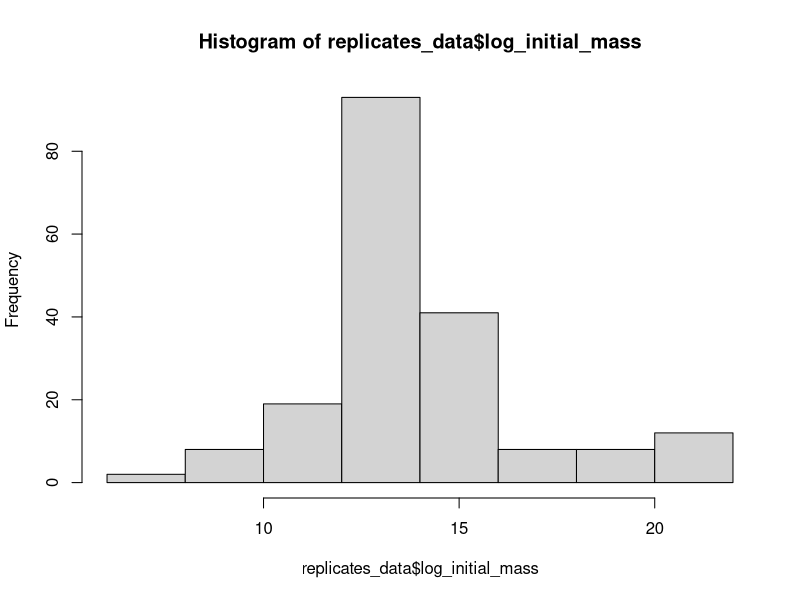
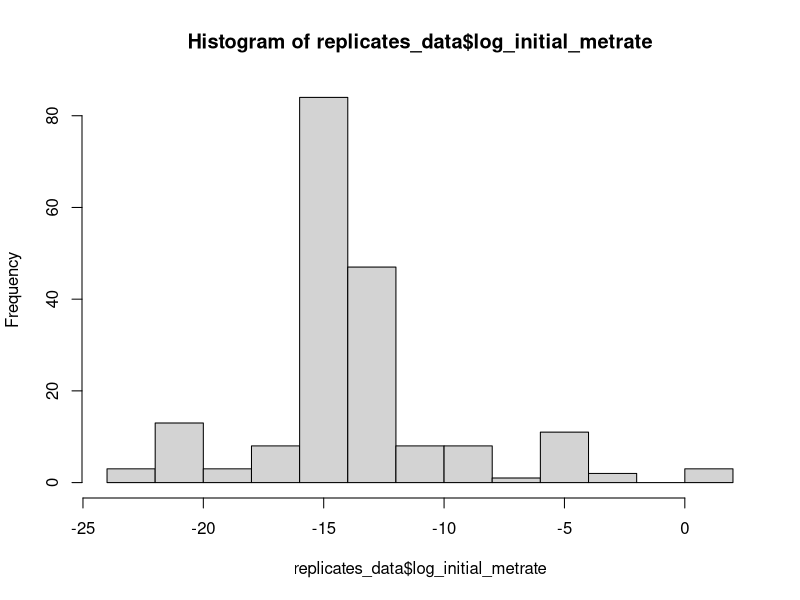
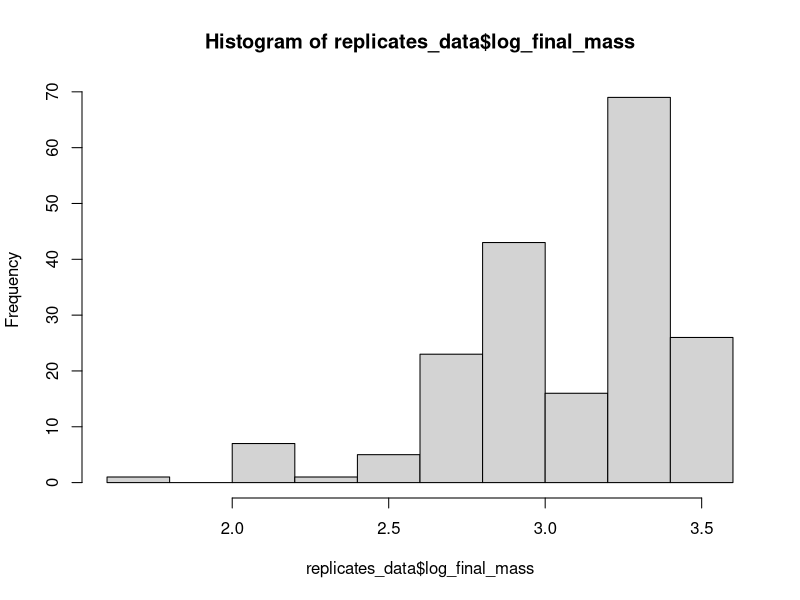
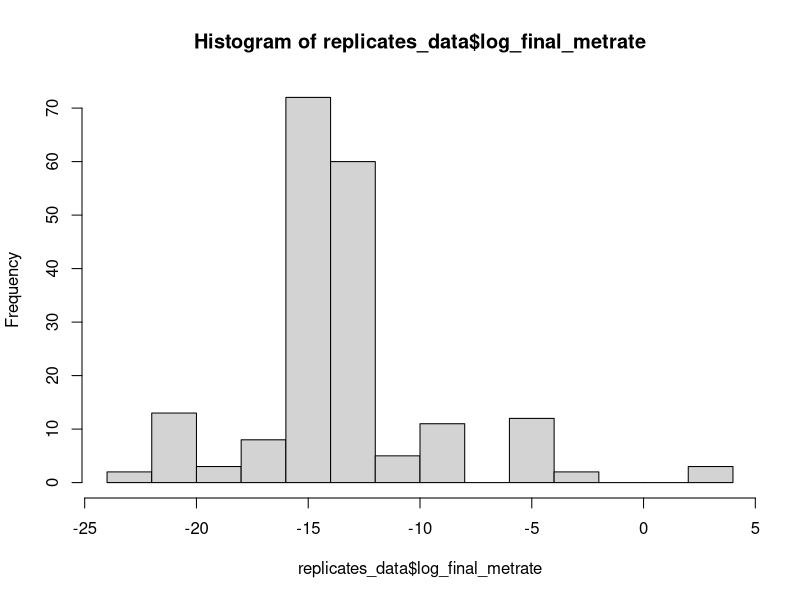
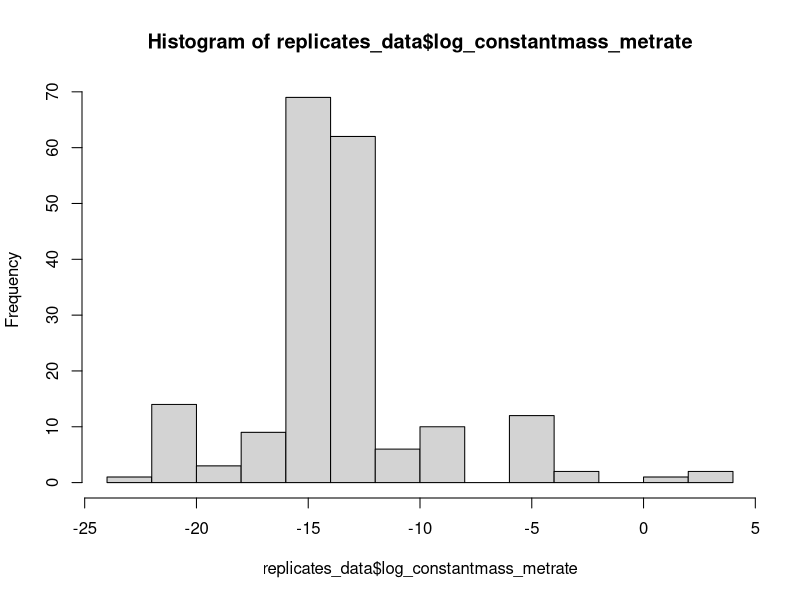
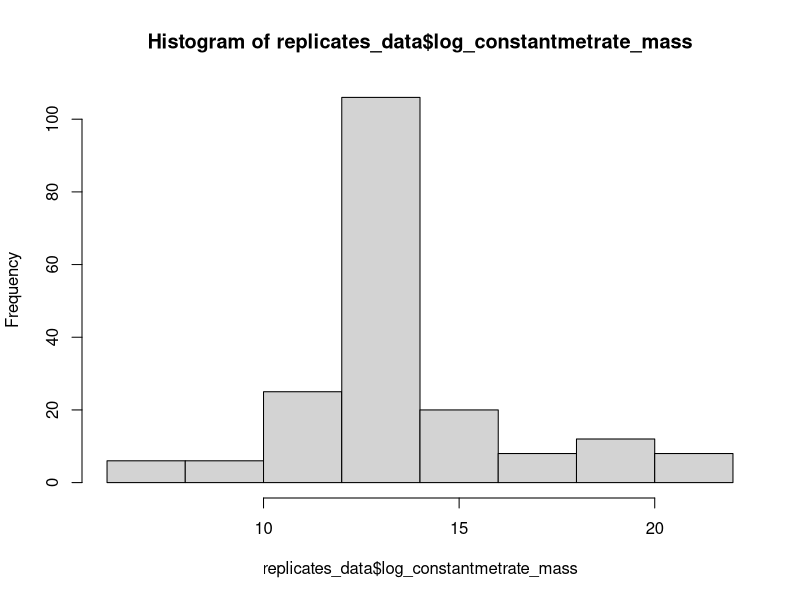
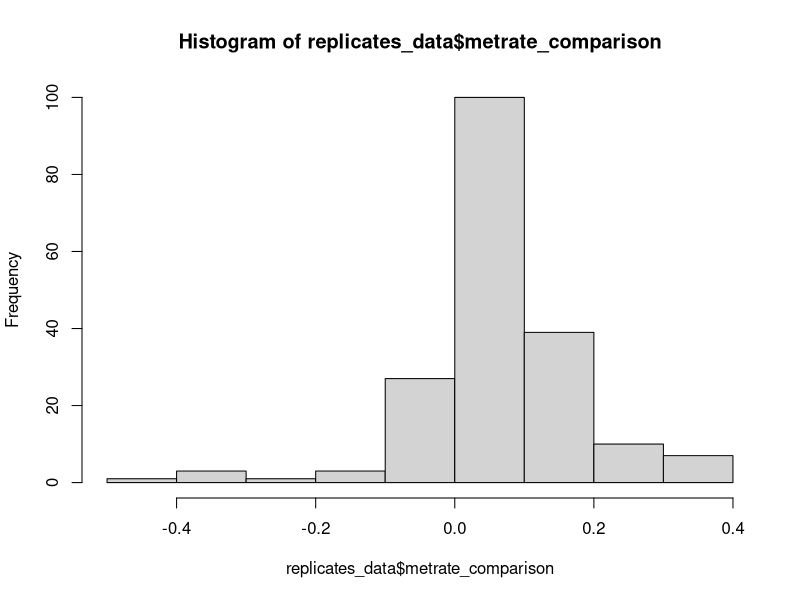
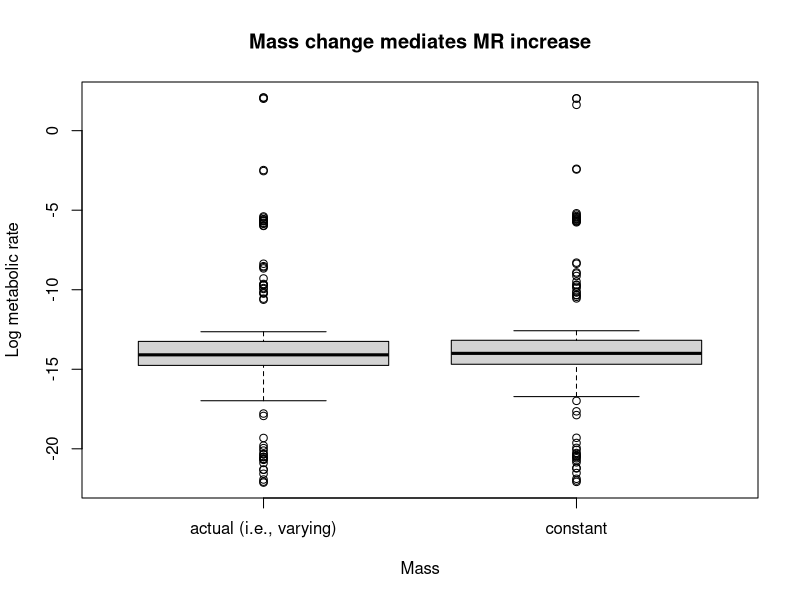

The R source for these figures, in order:
# Read in clean data
# TODO: change dataset name to something less stupid and long
replicates_data = read.csv("clean_data_MTEecto.csv")

# Look at distributions of all mass and metabolic rate values



#-----------------------TRANSFORM MASS & MR VALUES-----------------------------

# Log transform all metabolic rate & mass values
replicates_data$log_initial_mass = log(replicates_data$initial_mass)
replicates_data$log_initial_metrate = log(replicates_data$initial_metrate)
replicates_data$log_final_mass = log(replicates_data$final_temp)
replicates_data$log_final_metrate = log(replicates_data$final_metrate)
replicates_data$log_constantmass_metrate = log(replicates_data$constantmass_metrate)
replicates_data$log_constantmetrate_mass = log(replicates_data$constantmetrate_mass)

# Histograms of transformed values
hist(replicates_data$log_initial_mass)
hist(replicates_data$log_initial_metrate)
hist(replicates_data$log_final_mass)
hist(replicates_data$log_final_metrate)
hist(replicates_data$log_constantmass_metrate)
hist(replicates_data$log_constantmetrate_mass)

# Comparison of final and constant mass transformed metabolic rates
replicates_data$metrate_comparison = replicates_data$log_constantmass_metrate - replicates_data$log_final_metrate
mean(replicates_data$metrate_comparison)
hist(replicates_data$metrate_comparison)
t.test(replicates_data$log_final_metrate, replicates_data$log_constantmass_metrate, paired = TRUE)
boxplot(replicates_data$log_final_metrate, replicates_data$log_constantmass_metrate, main = "Mass change mediates MR increase", xlab = "Mass", ylab = "Log metabolic rate", names = c("actual (i.e., varying)", "constant"))

# Comparison of final and constant MR transformed masses
replicates_data$mass_comparison = replicates_data$log_constantmetrate_mass - replicates_data$log_final_mass
mean(replicates_data$mass_comparison)
hist(replicates_data$mass_comparison)
t.test(replicates_data$log_final_mass, replicates_data$log_constantmetrate_mass, paired = TRUE)
boxplot(replicates_data$log_final_mass, replicates_data$log_constantmetrate_mass, main = "Required mass change to maintain MR", xlab = "Metabolic rate", ylab = "Log mass", names = c("actual", "constant (i.e., compensation mass)"))

#-------------------PERCENT DIFFERENCES OF MASS & MR VALUES--------------------

# Percent differences for metabolic rates
# 1: initial to final (empirical), expect increase
# 2: initial to constant mass (theoretical), expect increase
# 3: final to constant mass, expect increase
replicates_data$PD_1 = ((replicates_data$final_metrate / replicates_data$initial_metrate) - 1) * 100
replicates_data$PD_2 = ((replicates_data$constantmass_metrate / replicates_data$initial_metrate) - 1) * 100
replicates_data$PD_3 = ((replicates_data$constantmass_metrate / replicates_data$final_metrate) - 1) * 100

# Percent differences for masses
# 4: initial to final (empirical), expect decrease
# 5: initial to constant metabolic rate (theoretical), expect decrease
# 6: final to constant metabolic rate, expect decrease
replicates_data$PD_4 = ((replicates_data$final_mass / replicates_data$initial_mass) - 1) * 100
replicates_data$PD_5 = ((replicates_data$constantmetrate_mass / replicates_data$initial_mass) - 1) * 100
replicates_data$PD_6 = ((replicates_data$constantmetrate_mass / replicates_data$final_mass) - 1) * 100

# Metabolic rate PD comparison for each observationn
barplot(replicates_data$PD_1, col = "green", ylab = "MR change from initial")
barplot(replicates_data$PD_2, col = rgb(0, 0, 0, alpha = 0.3), add = TRUE)
legend("topright", c("Actual", "Constant mass"), fill = c("green", "white"))

# Metabolic rate PD comparison for actual and constant mass conditions
boxplot(replicates_data$PD_1, replicates_data$PD_2, main = "Mass change mediates MR increase", xlab = "Mass", ylab = "Metabolic rate PD", names = c("actual (i.e., varying)", "constant"))

# Mass PD comparison for each observationn
barplot(replicates_data$PD_4, col = "orange", ylab = "Mass change from initial")
barplot(replicates_data$PD_5, col = rgb(0, 0, 0, alpha = 0.3), add = TRUE)
legend("topright", c("Actual", "Compensation"), fill = c("orange", "white"))

# Mass PD comparison for actual and constant metabolic rate conditions
boxplot(replicates_data$PD_4, replicates_data$PD_5, main = "Required mass change to maintain MR", xlab = "Metabolic rate", ylab = "Mass PD", names = c("actual", "constant (i.e., compensation mass)"))

# ------------------Mixed model----------

library(lme4)

replicates_data$releveled_class = relevel(factor(replicates_data$Class), "Insecta")

replicates_data$paper_id = gsub("[A-Z]$", "", as.character(replicates_data$studyID))

summary(lmer(mass_comparison ~ (1|studyID), data = replicates_data))
summary(lmer(mass_comparison ~ (1|species), data = replicates_data))
summary(lmer(mass_comparison ~ releveled_class + (1|species), data = replicates_data))

summary(lmer(mass_comparison ~ releveled_class + (1|species) + (1|paper_id), data = replicates_data))

# Don't publish based on these numbers
round(ranef(lmer(mass_comparison ~ releveled_class + (1|species), data = replicates_data))[[1]], 3)

#---------------------SPECIES VALUES------------------------

# Create species dataset
# This code is way awful
library(dplyr)

# Get columns for averages
species_data = replicates_data %>%
  group_by(species) %>%
  #summarise(count = n())
  summarise_each(funs(mean), initial_mass, final_mass, initial_metrate, final_metrate, 
                 constantmass_metrate, constantmetrate_mass, PD_1, PD_2, PD_3, PD_4, PD_5, PD_6) 

# Add in species occurrence values
occurrences = replicates_data %>%
  group_by(species) %>%
  summarise(count = n())

species_data$occurrences = occurrences$count

# Density plots for t-test for metabolic rate + normality test + t-test
plot(density(species_data$PD_1), col = "black", ylim = c(0, 0.19), main = "Comparison of MR PDs", xlab = "Percent Difference", ylab = "PD Density")
legend("topright", c("1: initial to final", "2: initial to constant mass"), fill = c("black", "green"))
lines(density(species_data$PD_2), col = "green")
abline(v = 0, lty = 2, col = "red")
shapiro.test(species_data$PD_1)
shapiro.test(species_data$PD_2)
t.test(species_data$PD_1, species_data$PD_2, paired = TRUE)

# Density plots for t-test for mass + normality test + t-test
plot(density(species_data$PD_4), col = "black", xlim = c(-40, 40), ylim = c(0, 0.25), main = "Comparison of Mass PDs", xlab = "Percent Difference", ylab = "PD Density")
lines(density(species_data$PD_5), col = "orange")
legend("topright", c("4: initial to final", "5: inital to constant MR"), fill = c("black", "orange"))
abline(v = 0, lty = 2, col = "red")
shapiro.test(species_data$PD_4)
shapiro.test(species_data$PD_5)
t.test(species_data$PD_4, species_data$PD_5, paired = TRUE)

# Add in class column
# FIXME: lookup is a dataframe in the cleaning R script
#lookup_test = lookup[match(species_data$species, replicates_data$species),]
#species_data$class = lookup_test$Class
